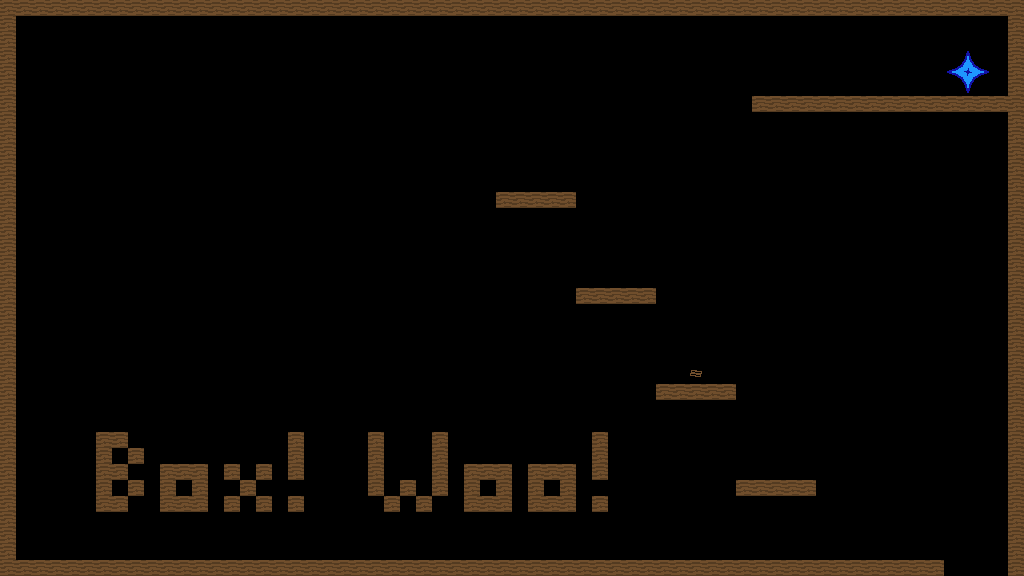

This game map was drawn from its Tiled (.tmx) file and the tilesets committed beside it. A one-line description and the full map source follow:
An orthogonal 64x36 tile map with 16x16 px tiles, 1 tile layer (Ground) and 2 objects (sign).

<map version="1.4" tiledversion="1.4.2" orientation="orthogonal" renderorder="right-down" width="64" height="36" tilewidth="16" tileheight="16" infinite="0" nextlayerid="4" nextobjectid="3">
 <tileset firstgid="1" source="../textures/wood_texturemap.tsx" />
 <layer id="1" name="Ground" width="64" height="36">
  <properties>
   <property name="gunbulletcount" type="int" value="1" />
   <property name="gunbulletforce" type="float" value="2" />
   <property name="gunbulletspread" type="float" value="1" />
   <property name="gunclip" type="int" value="4" />
   <property name="gunname" value="Blunderbuss" />
   <property name="gunreload" type="float" value="1" />
   <property name="gunspeed" type="int" value="20" />
   <property name="spawnX" type="int" value="32" />
   <property name="spawnY" type="int" value="32" />
  </properties>
  <data encoding="csv">
1,1,1,1,1,1,1,1,1,1,1,1,1,1,1,1,1,1,1,1,1,1,1,1,1,1,1,1,1,1,1,1,1,1,1,1,1,1,1,1,1,1,1,1,1,1,1,1,1,1,1,1,1,1,1,1,1,1,1,1,1,1,1,1,
1,0,0,0,0,0,0,0,0,0,0,0,0,0,0,0,0,0,0,0,0,0,0,0,0,0,0,0,0,0,0,0,0,0,0,0,0,0,0,0,0,0,0,0,0,0,0,0,0,0,0,0,0,0,0,0,0,0,0,0,0,0,0,1,
1,0,0,0,0,0,0,0,0,0,0,0,0,0,0,0,0,0,0,0,0,0,0,0,0,0,0,0,0,0,0,0,0,0,0,0,0,0,0,0,0,0,0,0,0,0,0,0,0,0,0,0,0,0,0,0,0,0,0,0,0,0,0,1,
1,0,0,0,0,0,0,0,0,0,0,0,0,0,0,0,0,0,0,0,0,0,0,0,0,0,0,0,0,0,0,0,0,0,0,0,0,0,0,0,0,0,0,0,0,0,0,0,0,0,0,0,0,0,0,0,0,0,0,0,5,0,0,1,
1,0,0,0,0,0,0,0,0,0,0,0,0,0,0,0,0,0,0,0,0,0,0,0,0,0,0,0,0,0,0,0,0,0,0,0,0,0,0,0,0,0,0,0,0,0,0,0,0,0,0,0,0,0,0,0,0,0,0,7,8,9,0,1,
1,0,0,0,0,0,0,0,0,0,0,0,0,0,0,0,0,0,0,0,0,0,0,0,0,0,0,0,0,0,0,0,0,0,0,0,0,0,0,0,0,0,0,0,0,0,0,0,0,0,0,0,0,0,0,0,0,0,0,0,11,0,0,1,
1,0,0,0,0,0,0,0,0,0,0,0,0,0,0,0,0,0,0,0,0,0,0,0,0,0,0,0,0,0,0,0,0,0,0,0,0,0,0,0,0,0,0,0,0,0,0,1,1,1,1,1,1,1,1,1,1,1,1,1,1,1,1,1,
1,0,0,0,0,0,0,0,0,0,0,0,0,0,0,0,0,0,0,0,0,0,0,0,0,0,0,0,0,0,0,0,0,0,0,0,0,0,0,0,0,0,0,0,0,0,0,0,0,0,0,0,0,0,0,0,0,0,0,0,0,0,0,1,
1,0,0,0,0,0,0,0,0,0,0,0,0,0,0,0,0,0,0,0,0,0,0,0,0,0,0,0,0,0,0,0,0,0,0,0,0,0,0,0,0,0,0,0,0,0,0,0,0,0,0,0,0,0,0,0,0,0,0,0,0,0,0,1,
1,0,0,0,0,0,0,0,0,0,0,0,0,0,0,0,0,0,0,0,0,0,0,0,0,0,0,0,0,0,0,0,0,0,0,0,0,0,0,0,0,0,0,0,0,0,0,0,0,0,0,0,0,0,0,0,0,0,0,0,0,0,0,1,
1,0,0,0,0,0,0,0,0,0,0,0,0,0,0,0,0,0,0,0,0,0,0,0,0,0,0,0,0,0,0,0,0,0,0,0,0,0,0,0,0,0,0,0,0,0,0,0,0,0,0,0,0,0,0,0,0,0,0,0,0,0,0,1,
1,0,0,0,0,0,0,0,0,0,0,0,0,0,0,0,0,0,0,0,0,0,0,0,0,0,0,0,0,0,0,0,0,0,0,0,0,0,0,0,0,0,0,0,0,0,0,0,0,0,0,0,0,0,0,0,0,0,0,0,0,0,0,1,
1,0,0,0,0,0,0,0,0,0,0,0,0,0,0,0,0,0,0,0,0,0,0,0,0,0,0,0,0,0,0,1,1,1,1,1,0,0,0,0,0,0,0,0,0,0,0,0,0,0,0,0,0,0,0,0,0,0,0,0,0,0,0,1,
1,0,0,0,0,0,0,0,0,0,0,0,0,0,0,0,0,0,0,0,0,0,0,0,0,0,0,0,0,0,0,0,0,0,0,0,0,0,0,0,0,0,0,0,0,0,0,0,0,0,0,0,0,0,0,0,0,0,0,0,0,0,0,1,
1,0,0,0,0,0,0,0,0,0,0,0,0,0,0,0,0,0,0,0,0,0,0,0,0,0,0,0,0,0,0,0,0,0,0,0,0,0,0,0,0,0,0,0,0,0,0,0,0,0,0,0,0,0,0,0,0,0,0,0,0,0,0,1,
1,0,0,0,0,0,0,0,0,0,0,0,0,0,0,0,0,0,0,0,0,0,0,0,0,0,0,0,0,0,0,0,0,0,0,0,0,0,0,0,0,0,0,0,0,0,0,0,0,0,0,0,0,0,0,0,0,0,0,0,0,0,0,1,
1,0,0,0,0,0,0,0,0,0,0,0,0,0,0,0,0,0,0,0,0,0,0,0,0,0,0,0,0,0,0,0,0,0,0,0,0,0,0,0,0,0,0,0,0,0,0,0,0,0,0,0,0,0,0,0,0,0,0,0,0,0,0,1,
1,0,0,0,0,0,0,0,0,0,0,0,0,0,0,0,0,0,0,0,0,0,0,0,0,0,0,0,0,0,0,0,0,0,0,0,0,0,0,0,0,0,0,0,0,0,0,0,0,0,0,0,0,0,0,0,0,0,0,0,0,0,0,1,
1,0,0,0,0,0,0,0,0,0,0,0,0,0,0,0,0,0,0,0,0,0,0,0,0,0,0,0,0,0,0,0,0,0,0,0,1,1,1,1,1,0,0,0,0,0,0,0,0,0,0,0,0,0,0,0,0,0,0,0,0,0,0,1,
1,0,0,0,0,0,0,0,0,0,0,0,0,0,0,0,0,0,0,0,0,0,0,0,0,0,0,0,0,0,0,0,0,0,0,0,0,0,0,0,0,0,0,0,0,0,0,0,0,0,0,0,0,0,0,0,0,0,0,0,0,0,0,1,
1,0,0,0,0,0,0,0,0,0,0,0,0,0,0,0,0,0,0,0,0,0,0,0,0,0,0,0,0,0,0,0,0,0,0,0,0,0,0,0,0,0,0,0,0,0,0,0,0,0,0,0,0,0,0,0,0,0,0,0,0,0,0,1,
1,0,0,0,0,0,0,0,0,0,0,0,0,0,0,0,0,0,0,0,0,0,0,0,0,0,0,0,0,0,0,0,0,0,0,0,0,0,0,0,0,0,0,0,0,0,0,0,0,0,0,0,0,0,0,0,0,0,0,0,0,0,0,1,
1,0,0,0,0,0,0,0,0,0,0,0,0,0,0,0,0,0,0,0,0,0,0,0,0,0,0,0,0,0,0,0,0,0,0,0,0,0,0,0,0,0,0,0,0,0,0,0,0,0,0,0,0,0,0,0,0,0,0,0,0,0,0,1,
1,0,0,0,0,0,0,0,0,0,0,0,0,0,0,0,0,0,0,0,0,0,0,0,0,0,0,0,0,0,0,0,0,0,0,0,0,0,0,0,0,0,0,2,0,0,0,0,0,0,0,0,0,0,0,0,0,0,0,0,0,0,0,1,
1,0,0,0,0,0,0,0,0,0,0,0,0,0,0,0,0,0,0,0,0,0,0,0,0,0,0,0,0,0,0,0,0,0,0,0,0,0,0,0,0,1,1,1,1,1,0,0,0,0,0,0,0,0,0,0,0,0,0,0,0,0,0,1,
1,0,0,0,0,0,0,0,0,0,0,0,0,0,0,0,0,0,0,0,0,0,0,0,0,0,0,0,0,0,0,0,0,0,0,0,0,0,0,0,0,0,0,0,0,0,0,0,0,0,0,0,0,0,0,0,0,0,0,0,0,0,0,1,
1,0,0,0,0,0,0,0,0,0,0,0,0,0,0,0,0,0,0,0,0,0,0,0,0,0,0,0,0,0,0,0,0,0,0,0,0,0,0,0,0,0,0,0,0,0,0,0,0,0,0,0,0,0,0,0,0,0,0,0,0,0,0,1,
1,0,0,0,0,0,1,1,0,0,0,0,0,0,0,0,0,0,1,0,0,0,0,1,0,0,0,1,0,0,0,0,0,0,0,0,0,1,0,0,0,0,0,0,0,0,0,0,0,0,0,0,0,0,0,0,0,0,0,0,0,0,0,1,
1,0,0,0,0,0,1,0,1,0,0,0,0,0,0,0,0,0,1,0,0,0,0,1,0,0,0,1,0,0,0,0,0,0,0,0,0,1,0,0,0,0,0,0,0,0,0,0,0,0,0,0,0,0,0,0,0,0,0,0,0,0,0,1,
1,0,0,0,0,0,1,1,0,0,1,1,1,0,1,0,1,0,1,0,0,0,0,1,0,0,0,1,0,1,1,1,0,1,1,1,0,1,0,0,0,0,0,0,0,0,0,0,0,0,0,0,0,0,0,0,0,0,0,0,0,0,0,1,
1,0,0,0,0,0,1,0,1,0,1,0,1,0,0,1,0,0,0,0,0,0,0,1,0,1,0,1,0,1,0,1,0,1,0,1,0,0,0,0,0,0,0,0,0,0,1,1,1,1,1,0,0,0,0,0,0,0,0,0,0,0,0,1,
1,0,0,0,0,0,1,1,0,0,1,1,1,0,1,0,1,0,1,0,0,0,0,0,1,0,1,0,0,1,1,1,0,1,1,1,0,1,0,0,0,0,0,0,0,0,0,0,0,0,0,0,0,0,0,0,0,0,0,0,0,0,0,1,
1,0,0,0,0,0,0,0,0,0,0,0,0,0,0,0,0,0,0,0,0,0,0,0,0,0,0,0,0,0,0,0,0,0,0,0,0,0,0,0,0,0,0,0,0,0,0,0,0,0,0,0,0,0,0,0,0,0,0,0,0,0,0,1,
1,0,0,0,0,0,0,0,0,0,0,0,0,0,0,0,0,0,0,0,0,0,0,0,0,0,0,0,0,0,0,0,0,0,0,0,0,0,0,0,0,0,0,0,0,0,0,0,0,0,0,0,0,0,0,0,0,0,0,0,0,0,0,1,
1,0,0,0,0,0,0,0,0,0,0,0,0,0,0,0,0,0,0,0,0,0,0,0,0,0,0,0,0,0,0,0,0,0,0,0,0,0,0,0,0,0,0,0,0,0,0,0,0,0,0,0,0,0,0,0,0,0,0,0,0,0,0,1,
1,1,1,1,1,1,1,1,1,1,1,1,1,1,1,1,1,1,1,1,1,1,1,1,1,1,1,1,1,1,1,1,1,1,1,1,1,1,1,1,1,1,1,1,1,1,1,1,1,1,1,1,1,1,1,1,1,1,1,0,0,0,0,1
</data>
 </layer>
 <objectgroup id="2" name="Objects">
  <object id="1" type="sign" gid="2" x="688" y="384" width="16" height="16">
   <properties>
    <property name="text" value="Testing sign one two thr33" />
   </properties>
  </object>
  <object id="2" gid="3" x="944" y="96" width="48" height="48">
   <properties>
    <property name="exit" type="bool" value="true" />
   </properties>
  </object>
 </objectgroup>
</map>